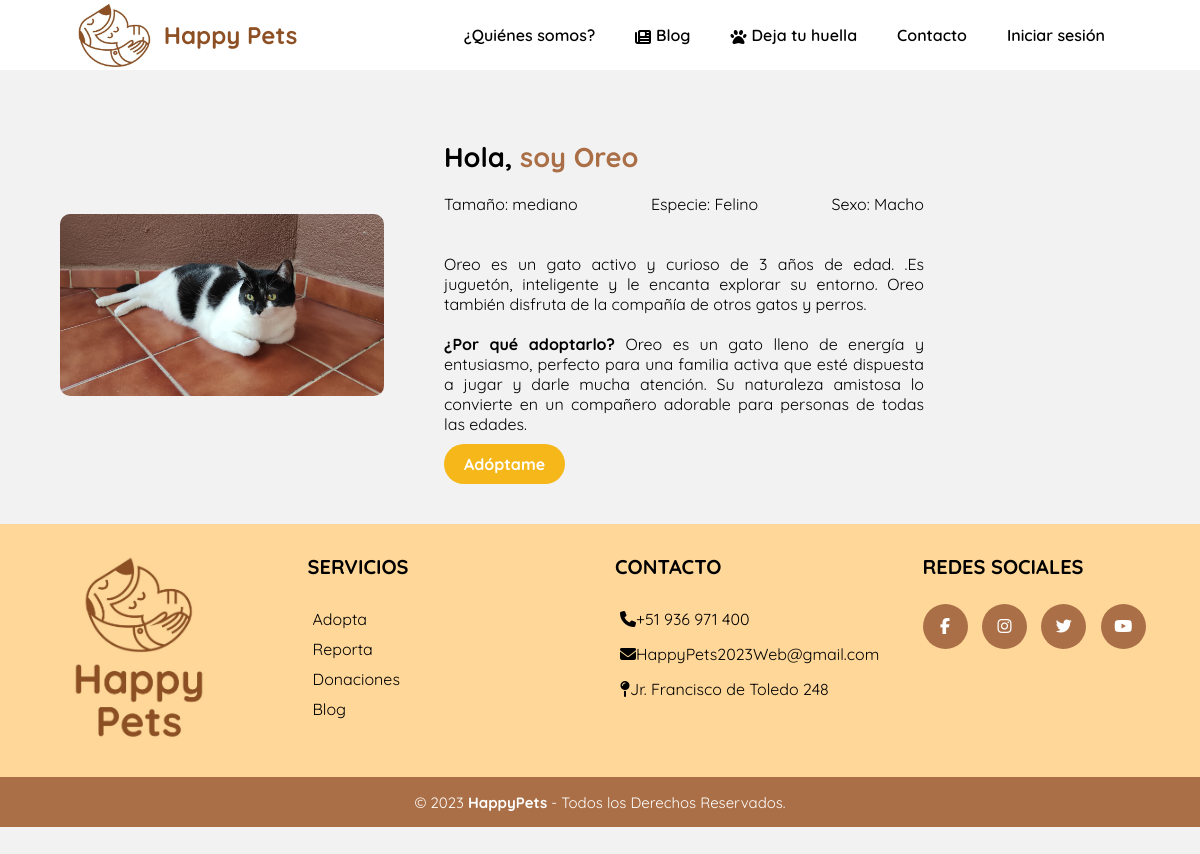
The page /app/vista/animal_adopta.php?codigo=AA004 on the database its author committed.
### tables this page shows
CREATE TABLE `animal_adopta` (
  `cod_aniAdo` char(5) NOT NULL,
  `nombre` varchar(20) NOT NULL,
  `especie` varchar(10) NOT NULL,
  `sexo` varchar(10) NOT NULL,
  `edad` varchar(15) NOT NULL,
  `tamano` varchar(10) NOT NULL,
  `caracteristicas` text NOT NULL,
  `razon` text NOT NULL,
  `foto` blob NOT NULL
);

### app/controlador/animalControlador.php (called while the page is built, shortened)
<?php
require_once __DIR__ . '/../config/database.php';
require_once __DIR__ . '/../modelo/Animal.php';
$animalDAO = new Animal($conn);
if (isset($_GET["codigo"])) {
    $codigoAnimal = $_GET["codigo"];
    $animalDetalles = $animalDAO->listarUnAnimal($codigoAnimal);
}
?>

### app/modelo/Animal.php (called while the page is built, shortened)
<?php
class Animal {
    private $conn;
    public function __construct($conn) {
        $this->conn = $conn;
    }
    public function listarUnAnimal($codigo){
        $animal = null;
        $stmt = $this->conn->prepare("SELECT * FROM animal_adopta WHERE cod_aniAdo = ?");
        $stmt->bind_param("s", $codigo);
        $stmt->execute();
        $result = $stmt->get_result();
        if ($result->num_rows > 0) {
            $animal = $result->fetch_assoc();
        }
        return $animal;
    }
}

### app/vista/animal_adopta.php (the view, shortened to what this page needs)
<?php
require_once __DIR__ . '/../controlador/animalControlador.php';
?>
<!DOCTYPE html>
<html lang="en">
<head>
    <link rel="stylesheet"   href="../../css/styleAnimalAdopta.css" />
    <link rel="stylesheet"   href="../../css/header.css" />
    <link rel="stylesheet"   href="../../css/footer.css" />
</head>
<body>
    <header>
        <a href="../../index.php" class="logo">
            <img src="../../img/logos/logopets.jpeg" alt="logo de la empresa" class="logo-img">
            <h2 class="logo-nombre">Happy Pets</h2>
        </a>
        <nav class="nav">
            <ul>
                <li><a href="nosotros.php">¿Quiénes somos?</a></li>
                <li><a href="blog.php"><i class="fa-solid fa-newspaper"></i>Blog</a></li>
                <li><a href="#"><i class="fa-solid fa-paw"></i>Deja tu huella</a>
                </li>
                <li><a href="contacto.php">Contacto</a></li>
                <?php
                if (isset($_SESSION["usuario"])) {
                    echo '<li><a href="#"> Bienvenido '.$_SESSION["usuario"].'</a></li>';
                } else {
                    echo '<li><a href="login.php">Iniciar sesión</a></li>';
                }
                ?>
            </ul>
        </nav>
    </header>
    <section id="descripcion">
        <div class="container_refugio">
            <div class="refugio_img">
            <?php
            echo "<img src='/HappyPets-ProyectoWeb/uploads/" . $animalDetalles['foto'] . "' alt='Imagen'><br>";
            ?>
            </div>
            <div class="refugio_texto">
                <h2> Hola,
                <span><strong style="color: rgb(170, 111, 70);">soy <?php echo $animalDetalles['nombre']; ?></span></strong>
                </h2>
                <div style="display: flex; flex-direction: row-reverse;  justify-content: space-between;">
                    <p>Sexo: <?php echo $animalDetalles['sexo']; ?></p>
                    <p>Especie: <?php echo $animalDetalles['especie']; ?></p>
                    <p>Tamaño: <?php echo $animalDetalles['tamano']; ?></p>
                </div>
                <p><?php echo $animalDetalles['caracteristicas']; ?></p>
                <p><span><strong>¿Por qué adoptarlo?</strong><span> <?php echo $animalDetalles['razon']; ?></p>
                <a target="_blank" href="form-adopta.php?codigo=<?php echo $animalDetalles['cod_aniAdo']; ?>">Adóptame</a>
            </div>
        </div>
    </section>
    <footer class="pie-pagina">
        <section class="grupo-1">
            <div class="box">
                <figure>
                    <a href="../../index.php">
                        <img src="../../img/logos/logo-footer.jpg" alt="Logo de Happy Pets">
                    </a>
                </figure>
            </div>
            <div class="box">
                <h2>SERVICIOS</h2>
                <ul>
                    <li><a href="adopta.php">Adopta</a></li>
                    <li><a href="reporta.php">Reporta</a></li>
                    <li><a href="donaciones.php">Donaciones</a></li>
                    <li><a href="blog.php">Blog</a></li>
                </ul>
            </div>
            <div class="box">
                <h2>CONTACTO</h2>
                <ul>
                    <li>
                        <p><i class="fa-solid fa-phone"></i>+51 936 971 400</p>
                    </li>
                    <li>
                        <p><i class="fa-solid fa-envelope"></i>HappyPets2023Web@gmail.com</p>
                    </li>
                    <li>
                        <p><i class="fa-solid fa-map-pin"></i>Jr. Francisco de Toledo 248</p>
                    </li>
                </ul>
            </div>
            <div class="box">
                <h2>REDES SOCIALES</h2>
                <div class="red-social">
                    <a href="https://www.facebook.com/profile.php?id=61551118926851" target="_blank"
                        class="fa fa-facebook"></a>
                    <a href="https://instagram.com/happypets2023web?igshid=NGVhN2U2NjQ0Yg==" target="_blank"
                        class="fa fa-instagram"></a>
                    <a href="#" class="fa fa-twitter"></a>
                    <a href="#" class="fa fa-youtube"></a>
                </div>
            </div>
        </section>
        <section class="grupo-2">
            <small>&copy; 2023 <b>HappyPets</b> - Todos los Derechos Reservados.</small>
        </section>
    </footer>
</body>
</html>

### css/styleAnimalAdopta.css (style rules this page uses)
body { background-color: rgb(242, 242, 242); }
#descripcion { position: relative; margin-top: 90px; background-color: #f2f2f2; }
#descripcion .container_refugio { max-width: 1440px; padding: 50px 5%; margin: 0px auto; display: flex; align-items: center; }
#descripcion .refugio_img { width: 30%; border-radius: 10px; }
#descripcion .refugio_img img { width: 100%; border-radius: 10px; }
#descripcion .refugio_texto { width: 50%; padding-left: 60px; }
#descripcion .refugio_texto h2 { font-size: 1.7em; }
#descripcion .refugio_texto p { margin: 20px 0; }
#descripcion a { font-size: 1em; font-weight: bold; padding: 10px 20px; margin-top: 20px; border-radius: 20px; color: white; background-color: rgb(245, 183, 26); transition: transform 0.2s; cursor: pointer; }
#descripcion .container_refugio .refugio_texto p { text-align: justify; }

### css/header.css (style rules this page uses)
* { margin: 0; padding: 0; box-sizing: border-box; font-family: 'Quicksand', sans-serif; }
body { min-height: 100vh; box-sizing: border-box; }
a { text-decoration: none; color: black; }
header { position: fixed; top: 0; left: 0; right: 0; background-color: white; padding-left: 75px; padding-right: 75px; display: flex; align-items: center; justify-content: space-between; z-index: 100; min-height: 70px; margin-bottom: 10px; }
header h2 { color: rgb(141, 80, 36); }
.logo { display: flex; align-items: center; }
.logo img { height: 70px; margin-right: 10px; }
.nav ul { list-style: none; margin: 0; padding: 0; justify-content: space-around; }
.nav ul li i { margin-right: 5px; vertical-align: middle; }
.nav ul li { float: left; position: relative; }
.nav ul li a { font-weight: 600; color: black; text-decoration: none; padding: 20px; display: block; transition: all .2s ease; }

### css/footer.css (style rules this page uses)
* { margin: 0; padding: 0; box-sizing: border-box; }
body { font-family: 'Quicksand', sans-serif; min-height: 100vh; box-sizing: border-box; }
a { text-decoration: none; color: black; }
.pie-pagina { top: 0; left: 0; right: 0; background-color:rgb(255, 215, 153); }
.pie-pagina ul { list-style: none; }
.pie-pagina ul li { padding: 5px; }
.pie-pagina .grupo-1 { width: 100%; max-width: 1200px; margin: auto; display:grid; grid-template-columns: repeat(4, 1fr); grid-gap:30px; padding: 30px 0px; }
.pie-pagina .grupo-1 .box figure { display: flex; justify-content: center; align-items: center; }
.pie-pagina .grupo-1 .box figure img { width: 100%; max-width: 150px; height: auto; }
.pie-pagina .grupo-1 .box h2 { color: black; margin-bottom: 25px; font-size: 20px; }
.pie-pagina .grupo-1 .box p { color: black; margin-bottom: 5px; }
.pie-pagina .grupo-1 .red-social a { display: inline-block; text-decoration: none; width: 45px; height: 45px; line-height: 45px; color: #fff; margin-right: 10px; background-color: rgb(170, 111, 70); text-align: center; transition: color 0.3s ease; border-radius: 50%; }
.pie-pagina .grupo-2 { background-color: rgb(170, 111, 70); padding: 15px 10px; text-align: center; color: #fff; }
.pie-pagina .grupo-2 small { font-size: 15px; }

### rows shown on the page
animal_adopta: foto (picture), nombre "Oreo", sexo "Macho", especie "Felino", tamano "mediano", caracteristicas "Oreo es un gato activo y curioso de 3 años de edad. .Es juguetón, inteligente y le encanta explorar su entorno. Oreo también disfruta de la compañía de otros gatos y perros.", razon "Oreo es un gato lleno de energía y entusiasmo, perfecto para una familia activa que esté dispuesta a jugar y darle mucha atención. Su naturaleza amistosa lo convierte en un compañero adorable para personas de todas las edades."
